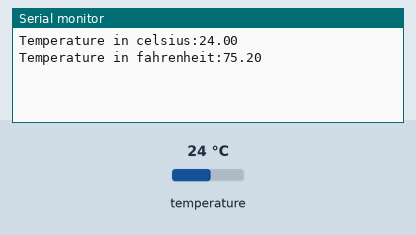
This sketch was run on a simulated Arduino Uno, built with avr-gcc and run on an emulated ATmega328P. Parts: the last lines printed to the serial monitor. Inputs (shaded band) come from the test bench; at power-on: temperature 24 °C.

Above: at 1.5 s.
1.6 s: temperature set to 12 °C
At 2.2 s:
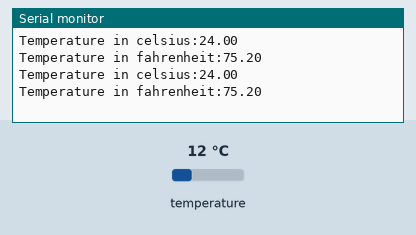
3.1 s: temperature set to 19 °C
At 3.6 s:
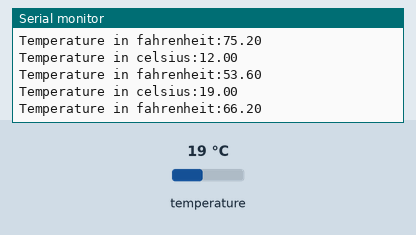
Timing chart, 0 to 6.1 s (numbered marks = the images above; inputs shaded):
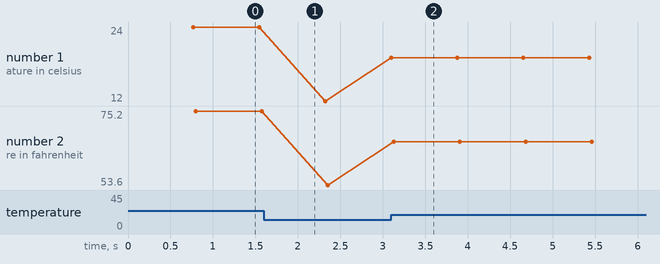

The sketch:

DS18B20_temperature_Thread.ino
```cpp
#include<OneWire.h>
#include<DallasTemperature.h>

#define ONE_WIRE_BUS 2

OneWire oneWire(ONE_WIRE_BUS);
DallasTemperature sensors(&oneWire);

void setup() {
  // put your setup code here, to run once:
  Serial.begin(9600);
  sensors.begin();
}

void loop() {
  // put your main code here, to run repeatedly:
  sensors.requestTemperatures();

  Serial.print("Temperature in celsius:");
  Serial.println(sensors.getTempCByIndex(0));

  Serial.print("Temperature in fahrenheit:");
  Serial.println(sensors.getTempFByIndex(0));

}
```

Measured:
- after the input at 3.1 s, the serial monitor: prints a new line at once (image 2)
- plotted number 1: 24 → 12 after the input at 1.6 s, 12 → 19 after the input at 3.1 s
- plotted number 2: 75.2 → 53.6 after the input at 1.6 s, 53.6 → 66.2 after the input at 3.1 s
